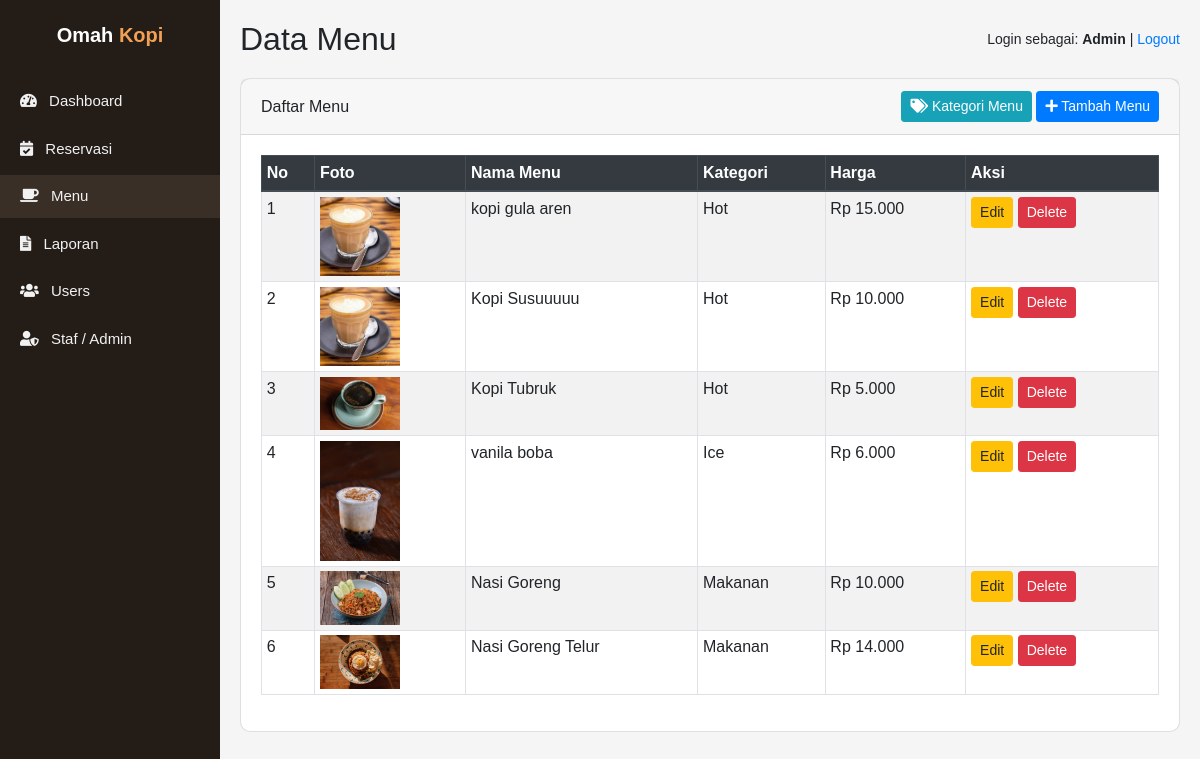
The page /menues.php on the database its author committed.
### tables this page shows
CREATE TABLE `tb_menu` (
  `id_menu` int NOT NULL,
  `nama_menu` varchar(100) NOT NULL,
  `foto_menu` varchar(100) NOT NULL,
  `kategori_menu` int NOT NULL,
  `keterangan_menu` varchar(250) NOT NULL,
  `harga_menu` int NOT NULL
);

CREATE TABLE `tb_kategori_menu` (
  `id_kategori` int NOT NULL,
  `kategori` varchar(100) NOT NULL
);

### menues.php (the view, shortened to what this page needs)
<?php
require 'config.php';
$sql = "SELECT m.id_menu,
               m.nama_menu,
               m.foto_menu,
               m.harga_menu,
               m.keterangan_menu,
               k.kategori
        FROM tb_menu m
        JOIN tb_kategori_menu k ON m.kategori_menu = k.id_kategori
        ORDER BY k.kategori, m.nama_menu ASC";
$result = mysqli_query($conn, $sql);
?>
<!DOCTYPE html>
<html lang="id">
<head>
    <link rel="stylesheet" href="assets/bootstrap/css/bootstrap.min.css">
    <link rel="stylesheet" href="assets/css/all.min.css">
</head>
<body>
<div class="wrapper-admin">
    <nav class="sidebar">
        <div class="brand">
            Omah <span>Kopi</span>
        </div>
        <ul class="menu">
            <li><a href="dashboard.php">
                <i class="fas fa-tachometer-alt"></i> Dashboard
            </a></li>
            <li><a href="menuadmin.php">
                <i class="fas fa-calendar-check"></i> Reservasi
            </a></li>
            <li><a href="menues.php" class="active">
                <i class="fas fa-coffee"></i> Menu
            </a></li>
            <li><a href="laporan.php">
                <i class="fas fa-file-alt"></i> Laporan
            </a></li>
            <li><a href="users.php">
                <i class="fas fa-users"></i> Users
            </a></li>
            <li><a href="staf_user.php"><i class="fas fa-user-shield"></i> Staf / Admin</a></li>
        </ul>
    </nav>
    <div class="main-content">
        <div class="topbar">
            <div class="d-flex align-items-center">
                <h2>Data Menu</h2>
            </div>
            <div class="user-info">
                Login sebagai:
                <strong><?= isset($_SESSION['nama']) ? $_SESSION['nama'] : 'Admin'; ?></strong>
                | <a href="logout.php">Logout</a>
            </div>
        </div>
        <div class="card mb-3">
            <div class="card-header d-flex justify-content-between align-items-center">
                <span>Daftar Menu</span>
                <div>
                    <a href="kategori.php" class="btn btn-sm btn-info me-2">
                        <i class="fas fa-tags"></i> Kategori Menu
                    </a>
                    <a href="tambah_menu.php" class="btn btn-sm btn-primary">
                        <i class="fas fa-plus"></i> Tambah Menu
                    </a>
                </div>
            </div>
            <div class="card-body">
                <div class="table-responsive">
                    <table class="table table-bordered align-middle table-striped table-sm">
                        <thead class="thead-dark">
                            <tr>
                                <th>No</th>
                                <th>Foto</th>
                                <th>Nama Menu</th>
                                <th>Kategori</th>
                                <th>Harga</th>
                                <th>Aksi</th>
                            </tr>
                        </thead>
                        <tbody>
                        <?php
                        if ($result && mysqli_num_rows($result) > 0) {
                            $no = 1;
                            while ($row = mysqli_fetch_assoc($result)) {
                                ?>
                                <tr>
                                    <td><?= $no++; ?></td>
                                    <td>
                                        <?php if (!empty($row['foto_menu'])): ?>
                                            <img src="assets/img/products/<?= htmlspecialchars($row['foto_menu']); ?>"
                                                 alt="<?= htmlspecialchars($row['nama_menu']); ?>"
                                                 width="80">
                                        <?php else: ?>
                                            <span class="text-muted">Tidak ada foto</span>
                                        <?php endif; ?>
                                    </td>
                                    <td><?= htmlspecialchars($row['nama_menu']); ?></td>
                                    <td><?= htmlspecialchars($row['kategori']); ?></td>
                                    <td>Rp <?= number_format($row['harga_menu'], 0, ',', '.'); ?></td>
                                    <td>
                                        <a href="edit_menu.php?id=<?= $row['id_menu']; ?>"
                                           class="btn btn-sm btn-warning mb-1">
                                            Edit
                                        </a>
                                        <a href="menues.php?hapus=<?= $row['id_menu']; ?>"
                                           class="btn btn-sm btn-danger mb-1"
                                           onclick="return confirm('Yakin hapus menu ini?');">
                                            Delete
                                        </a>
                                    </td>
                                </tr>
                                <?php
                            }
                        } else {
                            ?>
                            <tr>
                                <td colspan="7" class="text-center">Belum ada data menu.</td>
                            </tr>
                            <?php
                        }
                        ?>
                        </tbody>
                    </table>
                </div>
            </div>
        </div>
    </div>
</div>
</body>
</html>

### menues.php (style rules this page uses)
body { margin: 0; font-family: "Poppins", sans-serif; background-color: #f5f5f5; }
.wrapper-admin { display: flex; min-height: 100vh; }
.sidebar { width: 220px; background-color: #231c17; color: #fff; padding: 20px 0; position: fixed; top: 0; bottom: 0; left: 0; transition: transform 0.3s ease; }
.sidebar .brand { font-size: 20px; font-weight: 700; text-align: center; margin-bottom: 30px; }
.sidebar .brand span { color: #f2a154; }
.sidebar .menu { list-style: none; padding-left: 0; margin: 0; }
.sidebar .menu li { margin-bottom: 5px; }
.sidebar .menu a { display: block; padding: 10px 20px; color: #f1f1f1; text-decoration: none; font-size: 15px; }
.sidebar .menu a i { margin-right: 8px; }
.sidebar .menu a:hover, .sidebar .menu a.active { background-color: #3a2f26; }
.main-content { margin-left: 220px; padding: 20px; width: 100%; }
.topbar { display: flex; justify-content: space-between; align-items: center; margin-bottom: 20px; }
.topbar h2 { margin: 0; }
.topbar .user-info { font-size: 14px; }
.card { border-radius: 10px; }

### rows shown on the page
tb_menu: foto_menu (picture), nama_menu "kopi gula aren", kategori_menu.kategori "Hot", harga_menu "15.000"
tb_menu: foto_menu (picture), nama_menu "Kopi Susuuuuu", kategori_menu.kategori "Hot", harga_menu "10.000"
tb_menu: foto_menu (picture), nama_menu "Kopi Tubruk", kategori_menu.kategori "Hot", harga_menu "5.000"
tb_menu: foto_menu (picture), nama_menu "vanila boba", kategori_menu.kategori "Ice", harga_menu "6.000"
tb_menu: foto_menu (picture), nama_menu "Nasi Goreng", kategori_menu.kategori "Makanan", harga_menu "10.000"
tb_menu: foto_menu (picture), nama_menu "Nasi Goreng Telur", kategori_menu.kategori "Makanan", harga_menu "14.000"
